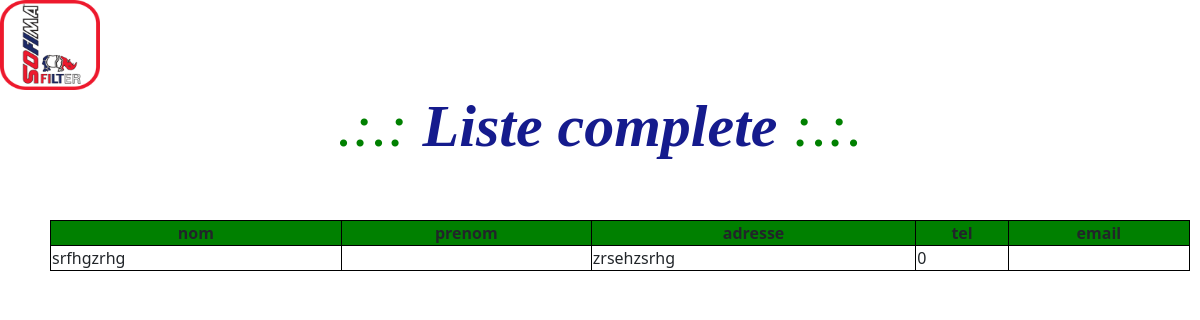
Page /affiche_normale2.php on the committed database.
### tables this page shows
CREATE TABLE `clients` (
  `id` int(11) NOT NULL,
  `nom` varchar(30) NOT NULL,
  `prenom` varchar(30) NOT NULL,
  `adresse` varchar(30) NOT NULL,
  `email` varchar(30) NOT NULL,
  `tel` int(11) NOT NULL
);

### affiche_normale2.php (the view, shortened to what this page needs)
<html>
    <head>
    <link href="https://cdn.jsdelivr.net/npm/bootstrap@5.0.2/dist/css/bootstrap.min.css" rel="stylesheet">
    </head>
    <body>
        <a href="ParcInfo.php"><img src="logoo.png"/></a>
        <h1><i>.:.:</i> Liste complete <i>:.:.</i></h1>
        <table>
            <tr>
            <th>nom</th>
            <th>prenom</th>
            <th>adresse</th>
            <th>tel</th>
            <th>email</th>
            </tr>
            <?php
            include_once 'DataBase.php';
            $result = mysqli_query($conn,"SELECT nom,prenom,adresse,tel,email
            from clients
          ");
            while($row = mysqli_fetch_array($result)) {
            echo    "<tr><td>".$row['nom']."</td><td>".$row['prenom']."</td><td>".$row['adresse']."</td><td>".$row['tel']."</td><td>".$row['email']."</td></tr>";
                        }
            ?>
        </table>
    </body>
</html>

### affiche_normale2.php (style rules this page uses)
h1 { text-align: center; font-style:italic; font-family:Freestyle Script; font-size:60px; font-weight:bold; color:rgb(21,27,141 ); }
table { border:1px solid black; width:95%; transform:translate(50px,50px); }
th { background-color: green; border:1px solid black; text-align:center; }
td { border:1px solid black; }
img { width:100px;height:90px; }
i { color:green; font-weight:normal; }

### rows in the picture
clients: nom "srfhgzrhg", adresse "zrsehzsrhg", tel "0"
